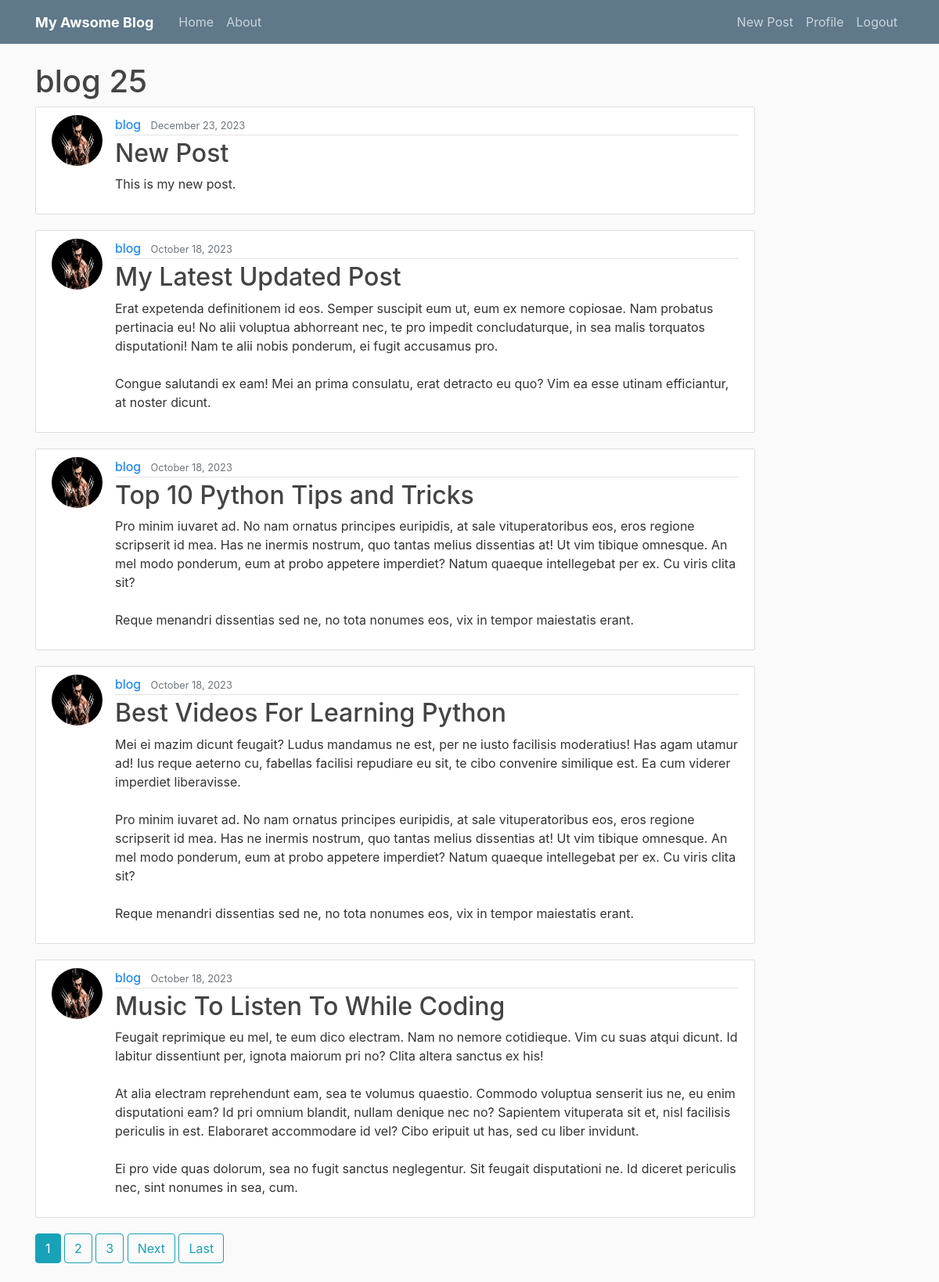
Screenshot of /user/blog/ (signed in) with the database file from the repository.
### blog/models.py (models this page shows, shortened)
class Post(models.Model):
    title = models.CharField(max_length=100)
    content = models.TextField()
    date_posted = models.DateTimeField(default=timezone.now)
    author = models.ForeignKey(User, on_delete=models.CASCADE)

### users/models.py (models this page shows, shortened)
class Profile(models.Model):
    user = models.OneToOneField(User, on_delete=models.CASCADE)
    image = models.ImageField(default='default.jpg', upload_to='profile_pics')

### blog/views.py (the view)
# urls.py: path('user/<str:username>/', UserPostListView.as_view(), name='user-posts'),
class UserPostListView(LoginRequiredMixin, ListView):
    model = Post
    template_name = 'blog/user_posts.html' # <app>/<model>_list.html
    context_object_name = 'posts'
    paginate_by = 5
    def get_queryset(self):
        users = get_object_or_404(User, username=self.kwargs.get('username'))
        return Post.objects.filter(author=users).order_by('-date_posted')

### blog/templates/blog/user_posts.html (shortened to what this page needs)
{% extends 'blog/base.html' %}
{% block content %}
        <h1>{{ view.kwargs.username }} {{ page_obj.paginator.count }}</h1>
        {% for post in posts %}
           <article class="media content-section">
			  <img class="rounded-circle article-img" src="{{ post.author.profile.image.url }}">
			  <div class="media-body">
			    <div class="article-metadata">
			      <a class="mr-2" href="{% url 'user-posts' post.author.username %}">{{ post.author }}</a>
			      <small class="text-muted">{{ post.date_posted|date:"F d, Y" }}</small>
			    </div>
			    <h2><a class="article-title" href="{% url 'post-detail' post.id %}">{{ post.title }}</a></h2>
			    <p class="article-content">{{ post.content }}</p>
			  </div>
			</article>
        {% endfor %}
		{% if is_paginated %}
		{% for num in page_obj.paginator.page_range %}
			{% if page_obj.number == num %}
			<a class="btn btn-info mb-4" href="?page={{ num }}">{{ num }}</a>
			{% elif num > page_obj.number|add:'-3' and num < page_obj.number|add:'3' %}
			<a class="btn btn-outline-info mb-4" href="?page={{ num }}">{{ num }}</a>
			{% endif %}
		{% endfor %}
		{% if page_obj.has_next %}
			<a class="btn btn-outline-info mb-4" href="?page={{ page_obj.next_page_number }}">Next</a>
			<a class="btn btn-outline-info mb-4" href="?page={{ page_obj.paginator.num_pages }}">Last</a>
		{% endif %}
		{% endif %}
{% endblock content %}

### blog/static/blog/main.css (style rules this page uses)
body { background: #fafafa; color: #333333; margin-top: 5rem; }
h1, h2, h3, h4, h5, h6 { color: #444444; }
.content-section { background: #ffffff; padding: 10px 20px; border: 1px solid #dddddd; border-radius: 3px; margin-bottom: 20px; }
.article-title { color: #444444; }
.article-content { white-space: pre-line; }
.article-img { height: 65px; width: 65px; margin-right: 16px; }
.article-metadata { padding-bottom: 1px; margin-bottom: 4px; border-bottom: 1px solid #e3e3e3 }

### rows the page displays
Post: author.profile.image (picture), author "blog", date_posted "December 23, 2023", title "New Post", content "This is my new post."
Post: author.profile.image (picture), author "blog", date_posted "October 18, 2023", title "My Latest Updated Post", content "Erat expetenda definitionem id eos. Semper suscipit eum ut, eum ex nemore copiosae. Nam probatus pertinacia eu! No alii voluptua abhorreant nec, te pro impedit concludaturque, in sea malis torquatos disputationi! Nam te alii nobis ponderum, ei fugit accusamus pro. Congue salutandi ex eam! Mei an prima consulatu, erat detracto eu quo? Vim ea esse utinam efficiantur, at noster dicunt."
Post: author.profile.image (picture), author "blog", date_posted "October 18, 2023", title "Top 10 Python Tips and Tricks", content "Pro minim iuvaret ad. No nam ornatus principes euripidis, at sale vituperatoribus eos, eros regione scripserit id mea. Has ne inermis nostrum, quo tantas melius dissentias at! Ut vim tibique omnesque. An mel modo ponderum, eum at probo appetere imperdiet? Natum quaeque intellegebat per ex. Cu viris clita sit? Reque menandri dissentias sed ne, no tota nonumes eos, vix in tempor maiestatis erant."
Post: author.profile.image (picture), author "blog", date_posted "October 18, 2023", title "Best Videos For Learning Python", content "Mei ei mazim dicunt feugait? Ludus mandamus ne est, per ne iusto facilisis moderatius! Has agam utamur ad! Ius reque aeterno cu, fabellas facilisi repudiare eu sit, te cibo convenire similique est. Ea cum viderer imperdiet liberavisse. Pro minim iuvaret ad. No nam ornatus principes euripidis, at sale vituperatoribus eos, eros regione scripserit id mea. Has ne inermis nostrum, quo tantas melius dissentias at! Ut vim tibique omnesque. An mel modo ponderum, eum at probo appetere imperdiet? Natum quaeque intellegebat per ex. Cu viris clita sit? Reque menandri dissentias sed ne, no tota nonumes eos, vix in tempor maiestatis erant."
Post: author.profile.image (picture), author "blog", date_posted "October 18, 2023", title "Music To Listen To While Coding", content "Feugait reprimique eu mel, te eum dico electram. Nam no nemore cotidieque. Vim cu suas atqui dicunt. Id labitur dissentiunt per, ignota maiorum pri no? Clita altera sanctus ex his! At alia electram reprehendunt eam, sea te volumus quaestio. Commodo voluptua senserit ius ne, eu enim disputationi eam? Id pri omnium blandit, nullam denique nec no? Sapientem vituperata sit et, nisl facilisis periculis in est. Elaboraret accommodare id vel? Cibo eripuit ut has, sed cu liber invidunt. Ei pro vide quas dolorum, sea no fugit sanctus neglegentur. Sit feugait disputationi ne. Id diceret periculis nec, sint nonumes in sea, cum."

### other values shown
{{ view.kwargs.username }} "blog"
{{ page_obj.paginator.count }} "25"
{{ num }} "1"
{{ num }} "2" "3"
